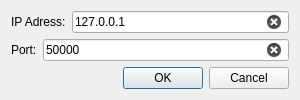
<?xml version="1.0" encoding="UTF-8"?>
<ui version="4.0">
 <class>IpAddressDialog</class>

// WIDGET QDIALOG BEGINS
 <widget class="QDialog" name="IpAddressDialog">
  <property name="geometry">
   <rect>
    <x>0</x>
    <y>0</y>
    <width>300</width>
    <height>97</height>
   </rect>
  </property>
  <property name="sizePolicy">
   <sizepolicy hsizetype="Fixed" vsizetype="Minimum">
    <horstretch>0</horstretch>
    <verstretch>0</verstretch>
   </sizepolicy>
  </property>
  <property name="windowTitle">
   <string>Open Connection</string>
  </property>
  <layout class="QVBoxLayout" name="verticalLayout"> // VERTICAL LAYOUT BEGINS
   <item> // 1st HORIZINTAL LAYOUT
    <layout class="QHBoxLayout" name="horizontalLayout">
     <item>
      <widget class="QLabel" name="ipAddressLabel">
       <property name="text">
        <string>IP Adress:</string>
       </property>
      </widget>
     </item>
     <item>
      <widget class="QLineEdit" name="ipAddress">
       <property name="text">
        <string>127.0.0.1</string>
       </property>
       <property name="clearButtonEnabled">
        <bool>true</bool>
       </property>
      </widget>
     </item>
    </layout>
   </item>
   <item> // 2nd HORIZONTAL LAYOUT
    <layout class="QHBoxLayout" name="horizontalLayout_2">
     <item>
      <widget class="QLabel" name="portLabel">
       <property name="text">
        <string>Port:</string>
       </property>
      </widget>
     </item>
     <item>
      <widget class="QLineEdit" name="port">
       <property name="text">
        <string>50000</string>
       </property>
       <property name="clearButtonEnabled">
        <bool>true</bool>
       </property>
      </widget>
     </item>
    </layout>
   </item>
   <item> // BUTTON BOX
    <widget class="QDialogButtonBox" name="buttonBox">
     <property name="orientation">
      <enum>Qt::Horizontal</enum>
     </property>
     <property name="standardButtons">
      <set>QDialogButtonBox::Cancel|QDialogButtonBox::Ok</set>
     </property>
    </widget>
   </item>
  </layout> // VERTICAL LAYOUT ENDS
 </widget> // WIDGET QDIALOG ENDS
 <resources/>

// CONNECTIONS BEGIN
 <connections>
  <connection>
   <sender>buttonBox</sender>
   <signal>accepted()</signal>
   <receiver>IpAddressDialog</receiver>
   <slot>accept()</slot>
   <hints>
    <hint type="sourcelabel">
     <x>248</x>
     <y>254</y>
    </hint>
    <hint type="destinationlabel">
     <x>157</x>
     <y>274</y>
    </hint>
   </hints>
  </connection>
  <connection>
   <sender>buttonBox</sender>
   <signal>rejected()</signal>
   <receiver>IpAddressDialog</receiver>
   <slot>reject()</slot>
   <hints>
    <hint type="sourcelabel">
     <x>316</x>
     <y>260</y>
    </hint>
    <hint type="destinationlabel">
     <x>286</x>
     <y>274</y>
    </hint>
   </hints>
  </connection>
 </connections>
</ui>
